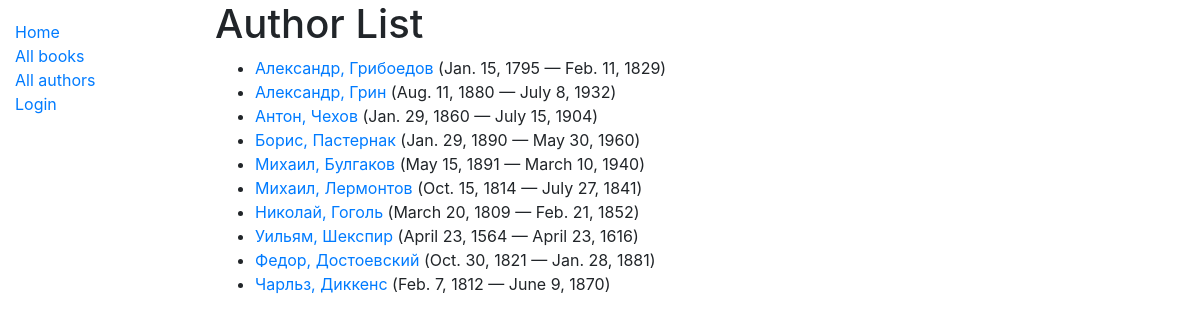
Screenshot of /catalog/authors/ with the database file from the repository.
### catalog/models.py (models this page shows)
class Author(models.Model):
    first_name = models.CharField(max_length=100)
    last_name = models.CharField(max_length=100)
    date_of_birth = models.DateField(null=True, blank=True)
    date_of_death = models.DateField('Умер', null=True, blank=True)
    class Meta:
        ordering = ['last_name', 'first_name']
    def get_absolute_url(self):
        return reverse('author-detail', args=[str(self.id)])
    def __str__(self):
        return f'{self.last_name}, {self.first_name}'

### catalog/views.py (the view)
# urls.py: path('authors/', views.AuthorListView.as_view(), name='authors'),
class AuthorListView(generic.ListView):
    model = Author
    paginate_by = 10

### catalog/templates/catalog/author_list.html
{% extends "base_generic.html" %}
{% block content %}
  <h1>Author List</h1>
  {% if author_list %}
    <ul>
      {% for author in author_list %}
        <li>
          <a href="{{ author.get_absolute_url }}">{{ author }}</a>
          ({{ author.date_of_birth|default:'?' }} — {{ author.date_of_death|default:'?' }})
        </li>
      {% endfor %}
    </ul>
  {% else %}
    <p>There are no authors in the library.</p>
  {% endif %}
{% endblock %}

### rows the page displays
Author: last_name+first_name "Александр, Грибоедов", date_of_birth "Jan. 15, 1795", date_of_death "Feb. 11, 1829"
Author: last_name+first_name "Александр, Грин", date_of_birth "Aug. 11, 1880", date_of_death "July 8, 1932"
Author: last_name+first_name "Антон, Чехов", date_of_birth "Jan. 29, 1860", date_of_death "July 15, 1904"
Author: last_name+first_name "Борис, Пастернак", date_of_birth "Jan. 29, 1890", date_of_death "May 30, 1960"
Author: last_name+first_name "Михаил, Булгаков", date_of_birth "May 15, 1891", date_of_death "March 10, 1940"
Author: last_name+first_name "Михаил, Лермонтов", date_of_birth "Oct. 15, 1814", date_of_death "July 27, 1841"
Author: last_name+first_name "Николай, Гоголь", date_of_birth "March 20, 1809", date_of_death "Feb. 21, 1852"
Author: last_name+first_name "Уильям, Шекспир", date_of_birth "April 23, 1564", date_of_death "April 23, 1616"
Author: last_name+first_name "Федор, Достоевский", date_of_birth "Oct. 30, 1821", date_of_death "Jan. 28, 1881"
Author: last_name+first_name "Чарльз, Диккенс", date_of_birth "Feb. 7, 1812", date_of_death "June 9, 1870"
